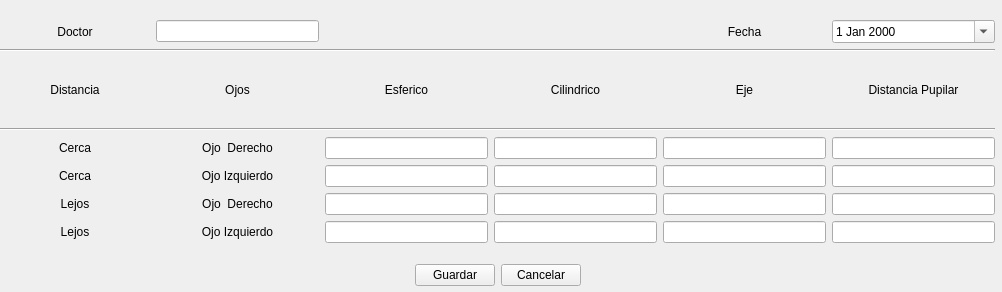
<?xml version="1.0" encoding="UTF-8"?>
<ui version="4.0">
 <class>ui_historial_clinico</class>
 <widget class="QWidget" name="ui_historial_clinico">
  <property name="geometry">
   <rect>
    <x>0</x>
    <y>0</y>
    <width>1002</width>
    <height>292</height>
   </rect>
  </property>
  <property name="windowTitle">
   <string>Form</string>
  </property>
  <widget class="QWidget" name="layoutWidget">
   <property name="geometry">
    <rect>
     <x>0</x>
     <y>0</y>
     <width>995</width>
     <height>286</height>
    </rect>
   </property>
   <layout class="QGridLayout" name="gridLayout_3">
    <item row="1" column="0">
     <spacer name="verticalSpacer_2">
      <property name="orientation">
       <enum>Qt::Vertical</enum>
      </property>
      <property name="sizeType">
       <enum>QSizePolicy::Fixed</enum>
      </property>
      <property name="sizeHint" stdset="0">
       <size>
        <width>20</width>
        <height>15</height>
       </size>
      </property>
     </spacer>
    </item>
    <item row="2" column="0">
     <layout class="QGridLayout" name="gridLayout_6">
      <item row="0" column="0">
       <spacer name="horizontalSpacer_3">
        <property name="orientation">
         <enum>Qt::Horizontal</enum>
        </property>
        <property name="sizeHint" stdset="0">
         <size>
          <width>40</width>
          <height>20</height>
         </size>
        </property>
       </spacer>
      </item>
      <item row="0" column="1">
       <widget class="QPushButton" name="pushButton_Aceptar_2">
        <property name="text">
         <string>Guardar</string>
        </property>
        <property name="shortcut">
         <string>Ctrl+G</string>
        </property>
       </widget>
      </item>
      <item row="0" column="2">
       <widget class="QPushButton" name="pushButton_Cancelar_2">
        <property name="text">
         <string>Cancelar</string>
        </property>
        <property name="shortcut">
         <string>Esc</string>
        </property>
       </widget>
      </item>
      <item row="0" column="3">
       <spacer name="horizontalSpacer_6">
        <property name="orientation">
         <enum>Qt::Horizontal</enum>
        </property>
        <property name="sizeHint" stdset="0">
         <size>
          <width>40</width>
          <height>20</height>
         </size>
        </property>
       </spacer>
      </item>
     </layout>
    </item>
    <item row="0" column="0">
     <layout class="QGridLayout" name="gridLayout_5">
      <item row="4" column="0" colspan="6">
       <widget class="Line" name="line_5">
        <property name="orientation">
         <enum>Qt::Horizontal</enum>
        </property>
       </widget>
      </item>
      <item row="8" column="1">
       <widget class="QLabel" name="label_40">
        <property name="text">
         <string>Ojo  Derecho</string>
        </property>
        <property name="alignment">
         <set>Qt::AlignCenter</set>
        </property>
       </widget>
      </item>
      <item row="3" column="4">
       <widget class="QLabel" name="label_4">
        <property name="text">
         <string>Eje</string>
        </property>
        <property name="alignment">
         <set>Qt::AlignCenter</set>
        </property>
       </widget>
      </item>
      <item row="7" column="0">
       <widget class="QLabel" name="label_35">
        <property name="text">
         <string>Cerca</string>
        </property>
        <property name="alignment">
         <set>Qt::AlignCenter</set>
        </property>
       </widget>
      </item>
      <item row="3" column="2">
       <widget class="QLabel" name="label_32">
        <property name="text">
         <string>Esferico</string>
        </property>
        <property name="alignment">
         <set>Qt::AlignCenter</set>
        </property>
       </widget>
      </item>
      <item row="7" column="1">
       <widget class="QLabel" name="label_39">
        <property name="text">
         <string>Ojo Izquierdo</string>
        </property>
        <property name="alignment">
         <set>Qt::AlignCenter</set>
        </property>
       </widget>
      </item>
      <item row="8" column="0">
       <widget class="QLabel" name="label_36">
        <property name="text">
         <string>Lejos</string>
        </property>
        <property name="alignment">
         <set>Qt::AlignCenter</set>
        </property>
       </widget>
      </item>
      <item row="0" column="4">
       <spacer name="horizontalSpacer_13">
        <property name="orientation">
         <enum>Qt::Horizontal</enum>
        </property>
        <property name="sizeType">
         <enum>QSizePolicy::Fixed</enum>
        </property>
        <property name="sizeHint" stdset="0">
         <size>
          <width>150</width>
          <height>13</height>
         </size>
        </property>
       </spacer>
      </item>
      <item row="6" column="3">
       <widget class="QLineEdit" name="lineEdit_ccd">
        <property name="alignment">
         <set>Qt::AlignCenter</set>
        </property>
       </widget>
      </item>
      <item row="3" column="0">
       <widget class="QLabel" name="label_33">
        <property name="text">
         <string>Distancia</string>
        </property>
        <property name="alignment">
         <set>Qt::AlignCenter</set>
        </property>
       </widget>
      </item>
      <item row="9" column="5">
       <widget class="QLineEdit" name="lineEdit_dli">
        <property name="alignment">
         <set>Qt::AlignCenter</set>
        </property>
       </widget>
      </item>
      <item row="7" column="4">
       <widget class="QLineEdit" name="lineEdit_ejci">
        <property name="alignment">
         <set>Qt::AlignCenter</set>
        </property>
       </widget>
      </item>
      <item row="6" column="5">
       <widget class="QLineEdit" name="lineEdit_dcd">
        <property name="alignment">
         <set>Qt::AlignCenter</set>
        </property>
       </widget>
      </item>
      <item row="3" column="3">
       <widget class="QLabel" name="label_3">
        <property name="text">
         <string>Cilindrico</string>
        </property>
        <property name="alignment">
         <set>Qt::AlignCenter</set>
        </property>
       </widget>
      </item>
      <item row="8" column="3">
       <widget class="QLineEdit" name="lineEdit_cld">
        <property name="alignment">
         <set>Qt::AlignCenter</set>
        </property>
       </widget>
      </item>
      <item row="0" column="0">
       <spacer name="horizontalSpacer_5">
        <property name="orientation">
         <enum>Qt::Horizontal</enum>
        </property>
        <property name="sizeType">
         <enum>QSizePolicy::Fixed</enum>
        </property>
        <property name="sizeHint" stdset="0">
         <size>
          <width>150</width>
          <height>13</height>
         </size>
        </property>
       </spacer>
      </item>
      <item row="3" column="1">
       <widget class="QLabel" name="label_20">
        <property name="text">
         <string>Ojos</string>
        </property>
        <property name="alignment">
         <set>Qt::AlignCenter</set>
        </property>
       </widget>
      </item>
      <item row="7" column="3">
       <widget class="QLineEdit" name="lineEdit_cci">
        <property name="alignment">
         <set>Qt::AlignCenter</set>
        </property>
       </widget>
      </item>
      <item row="9" column="4">
       <widget class="QLineEdit" name="lineEdit_ejli">
        <property name="alignment">
         <set>Qt::AlignCenter</set>
        </property>
       </widget>
      </item>
      <item row="3" column="5">
       <widget class="QLabel" name="label_5">
        <property name="text">
         <string>Distancia Pupilar</string>
        </property>
        <property name="alignment">
         <set>Qt::AlignCenter</set>
        </property>
       </widget>
      </item>
      <item row="0" column="1">
       <spacer name="horizontalSpacer_9">
        <property name="orientation">
         <enum>Qt::Horizontal</enum>
        </property>
        <property name="sizeType">
         <enum>QSizePolicy::Fixed</enum>
        </property>
        <property name="sizeHint" stdset="0">
         <size>
          <width>150</width>
          <height>13</height>
         </size>
        </property>
       </spacer>
      </item>
      <item row="2" column="0" colspan="6">
       <widget class="Line" name="line_4">
        <property name="orientation">
         <enum>Qt::Horizontal</enum>
        </property>
       </widget>
      </item>
      <item row="8" column="4">
       <widget class="QLineEdit" name="lineEdit_ejld">
        <property name="alignment">
         <set>Qt::AlignCenter</set>
        </property>
       </widget>
      </item>
      <item row="7" column="5">
       <widget class="QLineEdit" name="lineEdit_dci">
        <property name="alignment">
         <set>Qt::AlignCenter</set>
        </property>
       </widget>
      </item>
      <item row="7" column="2">
       <widget class="QLineEdit" name="lineEdit_eci">
        <property name="alignment">
         <set>Qt::AlignCenter</set>
        </property>
       </widget>
      </item>
      <item row="6" column="4">
       <widget class="QLineEdit" name="lineEdit_ejcd">
        <property name="alignment">
         <set>Qt::AlignCenter</set>
        </property>
       </widget>
      </item>
      <item row="8" column="5">
       <widget class="QLineEdit" name="lineEdit_dld">
        <property name="alignment">
         <set>Qt::AlignCenter</set>
        </property>
       </widget>
      </item>
      <item row="9" column="1">
       <widget class="QLabel" name="label_41">
        <property name="text">
         <string>Ojo Izquierdo</string>
        </property>
        <property name="alignment">
         <set>Qt::AlignCenter</set>
        </property>
       </widget>
      </item>
      <item row="9" column="3">
       <widget class="QLineEdit" name="lineEdit_cli">
        <property name="alignment">
         <set>Qt::AlignCenter</set>
        </property>
       </widget>
      </item>
      <item row="9" column="2">
       <widget class="QLineEdit" name="lineEdit_eli">
        <property name="alignment">
         <set>Qt::AlignCenter</set>
        </property>
       </widget>
      </item>
      <item row="0" column="3">
       <spacer name="horizontalSpacer_14">
        <property name="orientation">
         <enum>Qt::Horizontal</enum>
        </property>
        <property name="sizeType">
         <enum>QSizePolicy::Fixed</enum>
        </property>
        <property name="sizeHint" stdset="0">
         <size>
          <width>150</width>
          <height>13</height>
         </size>
        </property>
       </spacer>
      </item>
      <item row="6" column="2">
       <widget class="QLineEdit" name="lineEdit_ecd">
        <property name="alignment">
         <set>Qt::AlignCenter</set>
        </property>
       </widget>
      </item>
      <item row="6" column="1">
       <widget class="QLabel" name="label_38">
        <property name="text">
         <string>Ojo  Derecho</string>
        </property>
        <property name="alignment">
         <set>Qt::AlignCenter</set>
        </property>
       </widget>
      </item>
      <item row="9" column="0">
       <widget class="QLabel" name="label_37">
        <property name="text">
         <string>Lejos</string>
        </property>
        <property name="alignment">
         <set>Qt::AlignCenter</set>
        </property>
       </widget>
      </item>
      <item row="0" column="2">
       <spacer name="horizontalSpacer_10">
        <property name="orientation">
         <enum>Qt::Horizontal</enum>
        </property>
        <property name="sizeHint" stdset="0">
         <size>
          <width>40</width>
          <height>20</height>
         </size>
        </property>
       </spacer>
      </item>
      <item row="8" column="2">
       <widget class="QLineEdit" name="lineEdit_eld">
        <property name="alignment">
         <set>Qt::AlignCenter</set>
        </property>
       </widget>
      </item>
      <item row="6" column="0">
       <widget class="QLabel" name="label_34">
        <property name="text">
         <string>Cerca</string>
        </property>
        <property name="alignment">
         <set>Qt::AlignCenter</set>
        </property>
       </widget>
      </item>
      <item row="0" column="5">
       <spacer name="horizontalSpacer_15">
        <property name="orientation">
         <enum>Qt::Horizontal</enum>
        </property>
        <property name="sizeHint" stdset="0">
         <size>
          <width>40</width>
          <height>20</height>
         </size>
        </property>
       </spacer>
      </item>
      <item row="1" column="0">
       <widget class="QLabel" name="label_42">
        <property name="text">
         <string>Doctor</string>
        </property>
        <property name="alignment">
         <set>Qt::AlignCenter</set>
        </property>
       </widget>
      </item>
      <item row="1" column="1">
       <widget class="QLineEdit" name="lineEdit_doctor"/>
      </item>
      <item row="1" column="4">
       <widget class="QLabel" name="label_43">
        <property name="text">
         <string>Fecha</string>
        </property>
        <property name="alignment">
         <set>Qt::AlignCenter</set>
        </property>
       </widget>
      </item>
      <item row="1" column="5">
       <widget class="QDateEdit" name="dateEdit_fecha">
        <property name="maximumDateTime">
         <datetime>
          <hour>23</hour>
          <minute>59</minute>
          <second>59</second>
          <year>7999</year>
          <month>12</month>
          <day>31</day>
         </datetime>
        </property>
        <property name="calendarPopup">
         <bool>true</bool>
        </property>
       </widget>
      </item>
     </layout>
    </item>
   </layout>
  </widget>
 </widget>
 <tabstops>
  <tabstop>lineEdit_doctor</tabstop>
  <tabstop>dateEdit_fecha</tabstop>
  <tabstop>lineEdit_ecd</tabstop>
  <tabstop>lineEdit_ccd</tabstop>
  <tabstop>lineEdit_ejcd</tabstop>
  <tabstop>lineEdit_dcd</tabstop>
  <tabstop>lineEdit_eci</tabstop>
  <tabstop>lineEdit_cci</tabstop>
  <tabstop>lineEdit_ejci</tabstop>
  <tabstop>lineEdit_dci</tabstop>
  <tabstop>lineEdit_eld</tabstop>
  <tabstop>lineEdit_cld</tabstop>
  <tabstop>lineEdit_ejld</tabstop>
  <tabstop>lineEdit_dld</tabstop>
  <tabstop>lineEdit_eli</tabstop>
  <tabstop>lineEdit_cli</tabstop>
  <tabstop>lineEdit_ejli</tabstop>
  <tabstop>lineEdit_dli</tabstop>
  <tabstop>pushButton_Aceptar_2</tabstop>
  <tabstop>pushButton_Cancelar_2</tabstop>
 </tabstops>
 <resources/>
 <connections/>
</ui>
